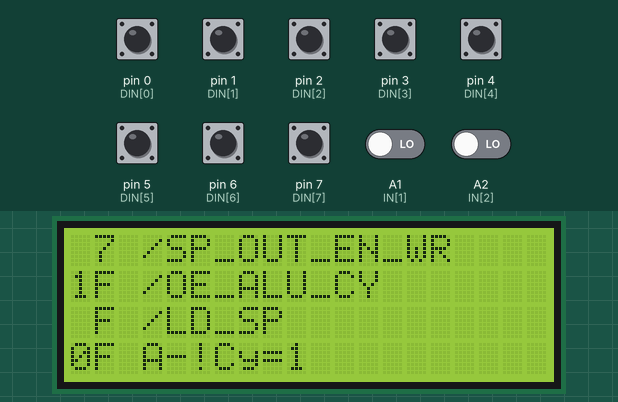
Bench run of a sketch on a simulated Arduino Uno, built with avr-gcc and run on an emulated ATmega328P. On the bench: 20×4 character LCD. The inputs (shaded band) are chosen by the test bench; at power-on: pin 0 (DIN[0]), pin 1 (DIN[1]), pin 2 (DIN[2]), pin 3 (DIN[3]), pin 4 (DIN[4]), pin 5 (DIN[5]), pin 6 (DIN[6]), pin 7 (DIN[7]) HIGH, A1 (IN[1]), A2 (IN[2]) LOW.

Above: at 1.2 s.
1.3 s: pin 0 (DIN[0]) pulled LOW for 0.15 s
At 1.51 s:
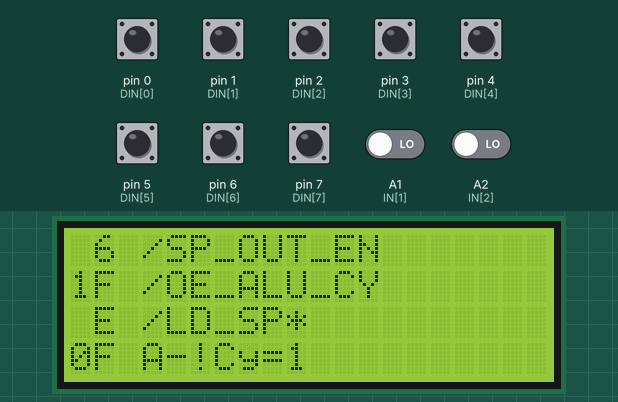
3.1 s: pin 1 (DIN[1]) pulled LOW for 0.15 s
At 3.34 s:
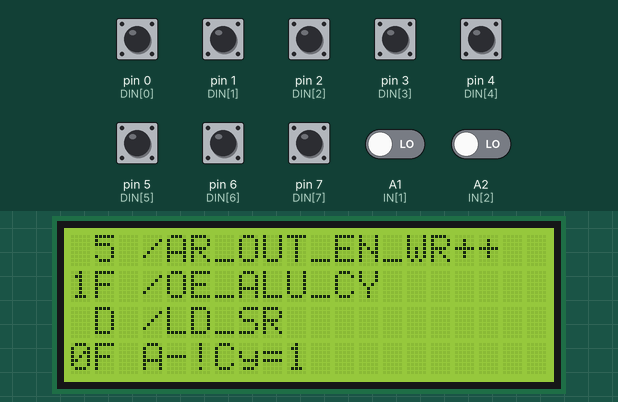
4.9 s: pin 2 (DIN[2]) pulled LOW for 0.15 s
At 5.18 s:
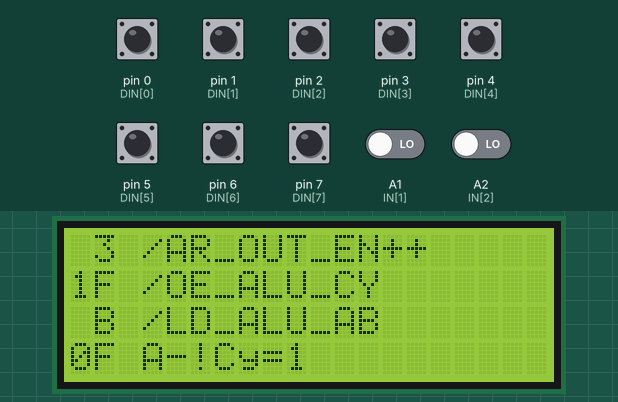
6.8 s: pin 3 (DIN[3]) pulled LOW for 0.15 s
At 7.01 s:
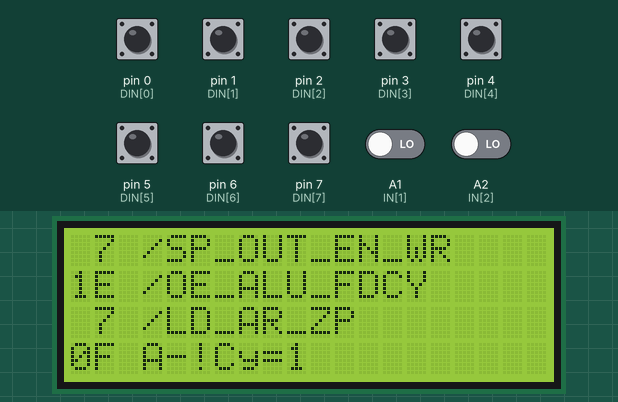
8.6 s: pin 4 (DIN[4]) pulled LOW for 0.15 s
At 8.84 s:
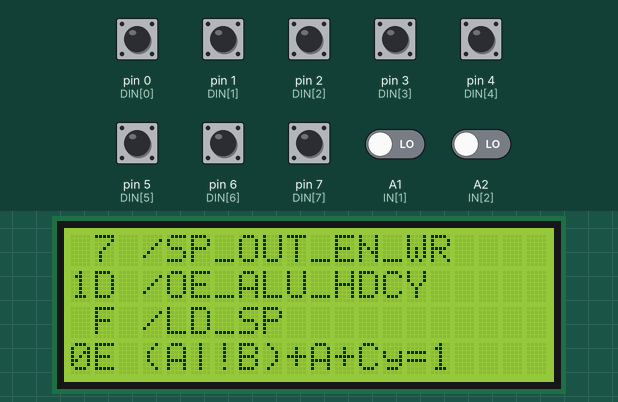
10.4 s: pin 5 (DIN[5]) pulled LOW for 0.15 s
At 10.68 s:
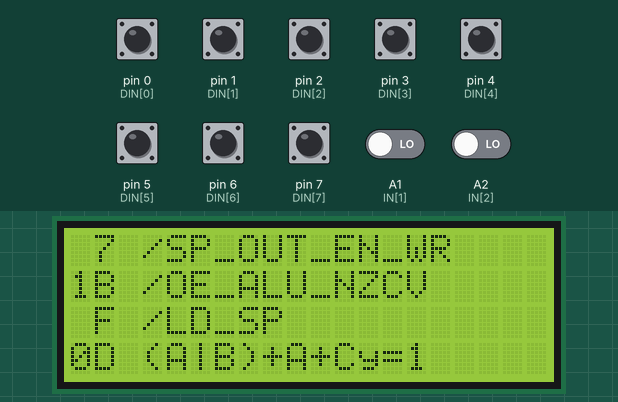
Timing chart, 0 to 13.3 s (numbered marks = the images above; inputs shaded):
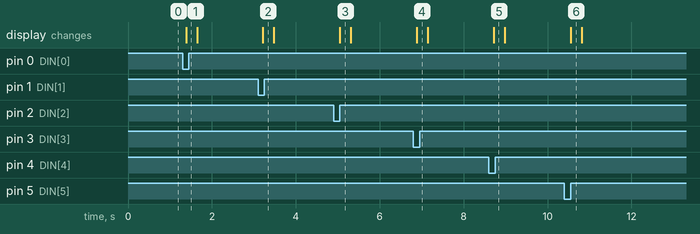

Measured:
- after the input at 1.3 s, the display: changes after 0.08 s (image 1)
- after the input at 3.1 s, the display: changes after 0.12 s (image 2)
- after the input at 4.9 s, the display: changes after 0.15 s (image 3)
- after the input at 6.8 s, the display: changes after 0.08 s (image 4)
- after the input at 8.6 s, the display: changes after 0.12 s (image 5)
- after the input at 10.4 s, the display: changes after 0.15 s (image 6)

The sketch:

LCDdisplayController_MicroCode_Out.ino
```cpp
// include the library code:
#include <LiquidCrystal.h>

// Input data pin definition array
const int DIN[8] = { 0, 1, 2, 3, 4, 5, 6, 7 };

// Pin definition for the additional input 0
const int IN[4] = {A0, A1, A2, A3 };

// LCD data output pins
const int LCD_D[4] = { 8, 9, 10, 11 };

// LCD enable pin
const int LCD_E = 12;
// LCD rs pin
const int LCD_RS = 13;

LiquidCrystal lcd(LCD_RS, LCD_E, LCD_D[0], LCD_D[1], LCD_D[2], LCD_D[3]);

// Input buffer enable
const int OE[2] = { 18, 19 };

char* AddrEn[] = {
//   12345678
	"/PC_OUT_EN",
	"/PC_OUT_EN++",
	"/AR_OUT_EN",
	"/AR_OUT_EN++",
	"/AR_OUT_EN_WR",
	"/AR_OUT_EN_WR++",
	"/SP_OUT_EN",
	"/SP_OUT_EN_WR"
};

char* OutEn[] = {
//   12345678
	"",
	"none_1",
	"none_2",
	"none_3",
	"none_4",
	"none_5",
	"none_6",
	"none_7",
	"/OE_iDB",
	"/OE_iDB_LD_SP",
	"/OE_A_BCD",
	"/OE_A",
	"/OE_X",
	"/OE_Y",
	"/OE_SP",
	"/OE_SR",
	"/OE_PC_H",
	"/OE_PC_L",
	"/OE_PC_L_BR",
	"/OE_BRKL",
	"/OE_SIX_L",
	"/OE_SIX_H",
	"/CH_SR",
	"/ACK_EXC",
	"/OE_ALU",
	"/OE_ALU_NZ",
	"/OE_ALU_NZC",
	"/OE_ALU_NZCV",
	"/OE_ALU_SH",
	"/OE_ALU_HDCY",
	"/OE_ALU_FDCY",
	"/OE_ALU_CY"
};

char* LoadCode[] = {
//   12345678
	"",
	"/LD_IR",
	"/LD_A",
	"/LD_X",
	"/LD_Y",
	"/LD_AL",
	"/LD_PC_H",
	"/LD_AR_ZP",
	"/LD_AR_H",
	"/LD_ALU_A",
	"/LD_ALU_B",
	"/LD_ALU_AB",
	"/LD_ALU_AH",
	"/LD_SR",
	"/LD_SP*",
	"/LD_SP"
};

char* AluCode[] = {
//   12345678
	"A+Cy",
	"(A|B)+Cy",
	"(A|!B)+Cy",
	"-1+Cy",
	"A+(A&/B)+Cy",
	"(A|B)+(A&!B)+Cy",
	"A-B-!Cy",
	"A&!B",
	"A+(A&B)+Cy",
	"A+B+Cy",
	"(A|!B)+(A&B)+Cy",
	"(A&B)-!Cy",
	"A+A+Cy",
	"(A|B)+A+Cy",
	"(A|!B)+A+Cy",
	"A-!Cy",
	"!A",
	"A|!B",
	"A&!B",
	"0",
	"A&!B",
	"!B",
	"A^B",
	"A&!B",
	"!A|B",
	"A^!B",
	"B",
	"A&B",
	"1",
	"A|!B",
	"A|B",
	"A"
};

// Query all data input bits and return the 8bit data value read from the input chip.
int get_data(int idx)
{
  digitalWrite(OE[idx], LOW);

  int result=0;
  for (int i=0; i<8; i++)
  {
    int value = digitalRead(DIN[i]);
    if (value == HIGH)
      result += 1<<i;
  }

  digitalWrite(OE[idx], HIGH);
  return result;
}

// Variable to capture the input data from the 74HCT574 or 74HCT573
int addr_en = 0;
int out_en = 0;
int load_code = 0;
int alu_code = 0;
int cy_in = 0;


// Initialization function called before the loop
void setup() {
	// put your setup code here, to run once:
		for (int i = 0; i<4; i++)
 		pinMode(IN[i], INPUT);

	for (int i = 0; i<8; i++)
  	pinMode(DIN[i], INPUT_PULLUP);

  for (int i=0; i<2; i++)
	{
  	pinMode(OE[i], OUTPUT);
  	digitalWrite(OE[i], HIGH);
	}

  // set up the LCD's number of columns and rows:
  lcd.begin(20, 4);
}

char buffer[64];
                 //12345678901234567890
char* sformat = "%s                     ";

// Main loop function
void loop() {
  // put your main code here, to run repeatedly:
  int a = get_data(0);
  int b = get_data(1);

  addr_en = a & 0x07;
  out_en = (a >> 3) & 0x1F;
  load_code = b & 0x0F;
  alu_code = (b >> 4) & 0x0F;

  if (digitalRead(IN[1]) == HIGH)
		alu_code |= 1<<4;

  if (digitalRead(IN[2]) == HIGH)
		cy_in = 0;
  else
		cy_in = 1;

  lcd.setCursor(1, 0);
	lcd.print(addr_en);
  lcd.setCursor(3, 0);
	sprintf(buffer,sformat,AddrEn[addr_en]);
	buffer[16]= 0;
  lcd.print(buffer);

  lcd.setCursor(0, 1);
  lcd.print(out_en >> 4);
 	lcd.print(out_en & 0xF, HEX);
  lcd.setCursor(3, 1);
	sprintf(buffer,sformat,OutEn[out_en]);
	buffer[16]= 0;
  lcd.print(buffer);

  lcd.setCursor(1, 2);
 	lcd.print(load_code, HEX);
  lcd.setCursor(3, 2);
 	sprintf(buffer,sformat,LoadCode[load_code]);
	buffer[16]= 0;
  lcd.print(buffer);

  lcd.setCursor(0, 3);
 	lcd.print(alu_code >> 4);
	lcd.print(alu_code & 0xF, HEX);
  lcd.setCursor(3, 3);
	sprintf(buffer,sformat,AluCode[alu_code]);
	buffer[16]= 0;
  lcd.print(buffer);

  if ((alu_code >> 4) == 0)
	{
		 lcd.setCursor(strlen(AluCode[alu_code])+3, 3);
		 lcd.print("=");
		 lcd.print(cy_in);
	}

  delay(250);
}
```
